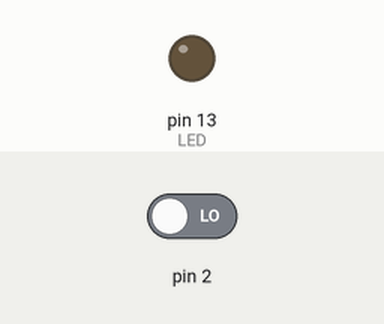
This sketch was run on a simulated Arduino Uno, built with avr-gcc and run on an emulated ATmega328P. Parts: output pins drawn as LEDs (lit = HIGH). The test bench sets the inputs (shaded band); at power-on: pin 2 LOW. What the sketch prints to the serial monitor is not drawn.

Above: at 1.2 s.
1.3 s: pin 2 driven HIGH
At 2.2 s:
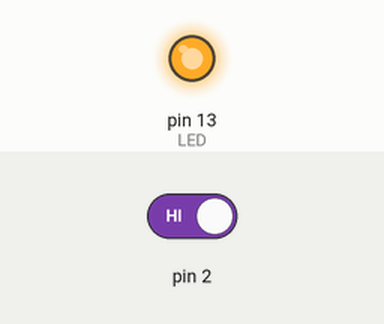
2.8 s: pin 2 driven LOW
At 3.4 s:
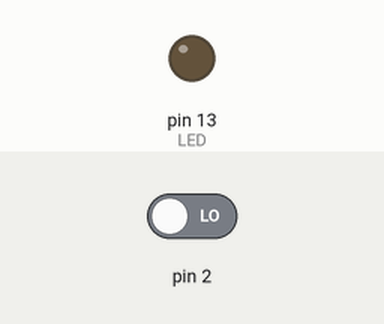
Timing chart, 0 to 5.8 s (numbered marks = the images above; inputs shaded):
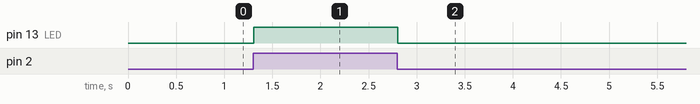

The sketch:

064_ButtonSwitchInput.ino
```cpp
void setup() {

  Serial.begin(9600);

  pinMode(2, INPUT);                     // 2번 핀을 버튼 스위치 입력 핀으로 설정
  pinMode(13, OUTPUT);                   // 내장 LED핀을 출력으로 설정

}

void loop() {

  int sensorVal = digitalRead(2);  // sensorVal 변수에 2번 핀의 버튼 입력 값을 받는다.

  Serial.println(sensorVal);       // 버튼의 값을 시리얼 창에 한 줄씩 나타내라.


  if(sensorVal == HIGH) {          // 버튼이 눌려있으면
    digitalWrite(13, HIGH);        // LED 켜고
  } else{                          // 버튼이 안 눌려 있으면
    digitalWrite(13, LOW);         // LED를 꺼라
  }
}
```

Measured:
- after the input at 1.3 s, pin 13 (LED): LOW → HIGH at once
- after the input at 2.8 s, pin 13 (LED): HIGH → LOW at once
